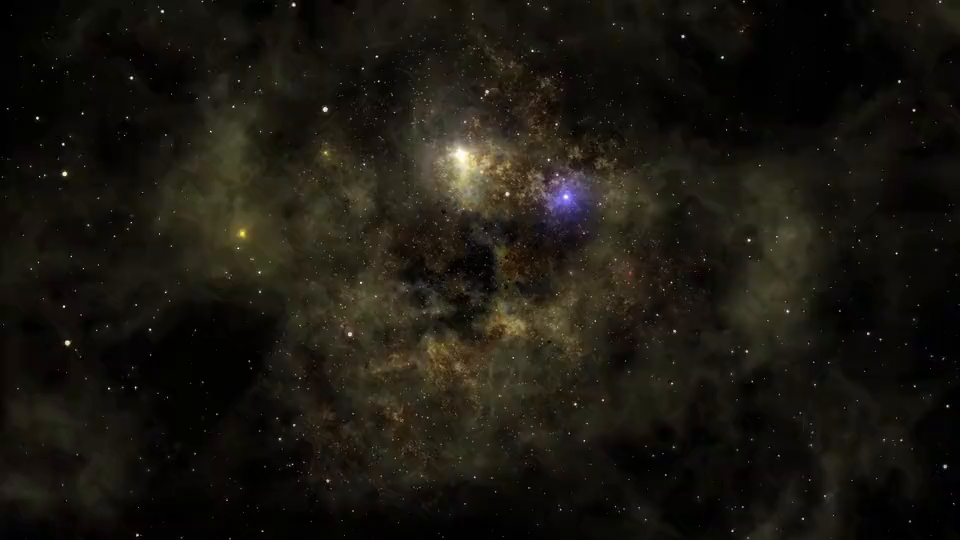
#> input picture frame 0 of video/ambient.mp4, 960 x 540 px, given in place of take03_1080p_desktop_black05.mp4, which was not available
$ python extract_stills.py
#> lines starting #> are read from the running program, lines starting #| are printed output that depends on the picture; pictures that were not available may be replaced by others from this repository, and a replacement may not be noted
"""Extract still frames of each world from the final films into public/images/worlds (+ og.jpg).

    python production/scripts/extract_stills.py

Sources: the Higgsfield takes with the black after the O shortened to ~0.5 s (8 frames cut at 3.0 s),
so times below are in that timeline, 24 fps).
"""
import os
import cv2
from PIL import Image

ROOT = os.path.dirname(os.path.dirname(os.path.dirname(os.path.abspath(__file__))))
TAKES = os.path.join(ROOT, "production", "higgsfield", "takes")
SRC = os.path.join(TAKES, "take03_1080p_desktop_black05.mp4")
SRC_M = os.path.join(TAKES, "take02_1080p_mobile_black05.mp4")
DST = os.path.join(ROOT, "public", "images", "worlds")
os.makedirs(DST, exist_ok=True)

# name -> seconds in the cut film
WORLDS = {
    "hero": 0.0, "portal": 2.5, "fantasy": 4.3, "dino": 7.0, "drift": 9.9, "wheel": 13.0,
    "watch": 14.6, "watch-macro": 15.1, "city": 17.9, "facade": 19.6, "office": 21.5,
    "lounge": 24.2, "final": 29.6,
}


def frames(path):
    cap = cv2.VideoCapture(path)
    fps = cap.get(cv2.CAP_PROP_FPS)
    n = int(cap.get(cv2.CAP_PROP_FRAME_COUNT))
    out = {}
    for name, t in WORLDS.items():
        cap.set(cv2.CAP_PROP_POS_FRAMES, min(n - 1, round(t * fps)))
        ok, f = cap.read()
        if ok:
            out[name] = Image.fromarray(cv2.cvtColor(f, cv2.COLOR_BGR2RGB))
#> this loop made 13 passes
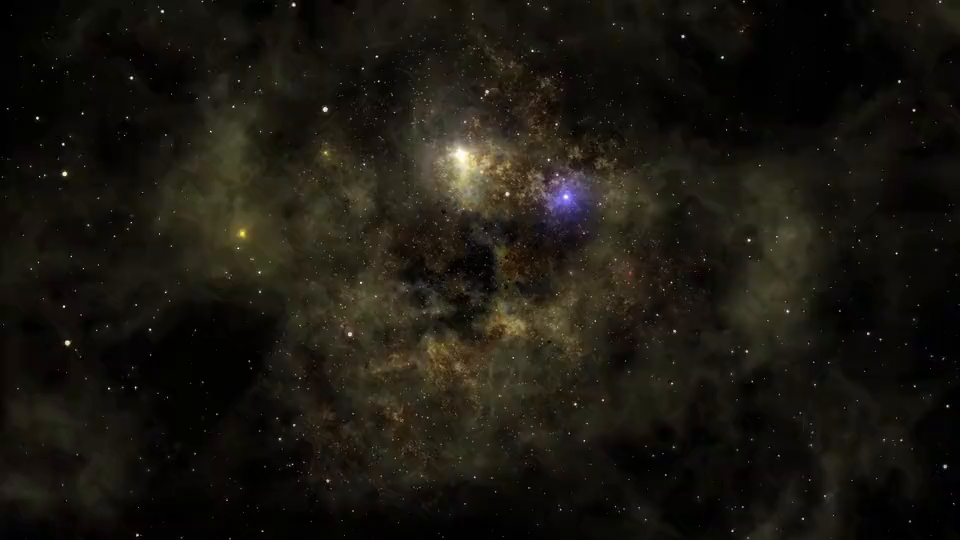
#> input picture frame 0 of video/ambient.mp4, 960 x 540 px, given in place of take03_1080p_desktop_black05.mp4, which was not available
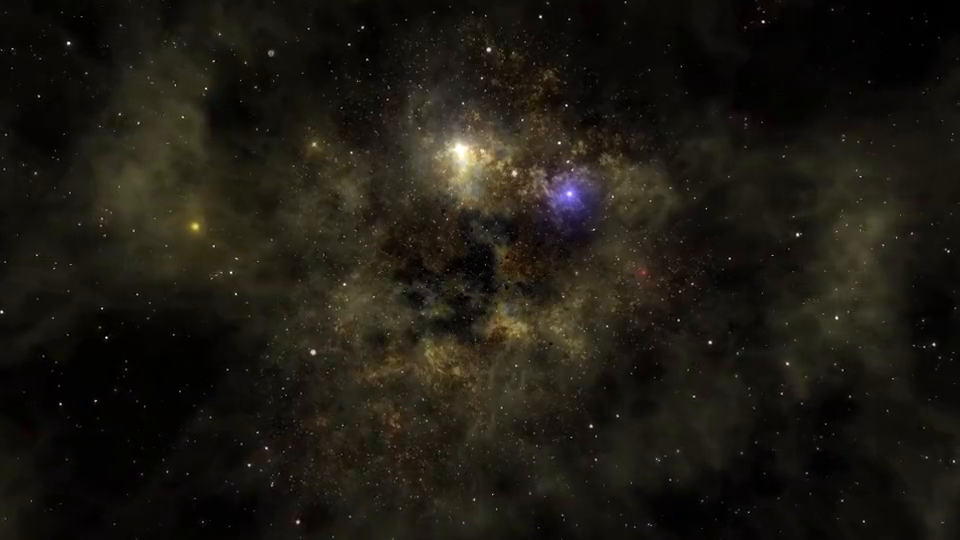
#> input picture frame 60 of video/ambient.mp4, 960 x 540 px, given in place of take03_1080p_desktop_black05.mp4, which was not available
#> pass 3, in frames, `ok, f = cap.read()`:
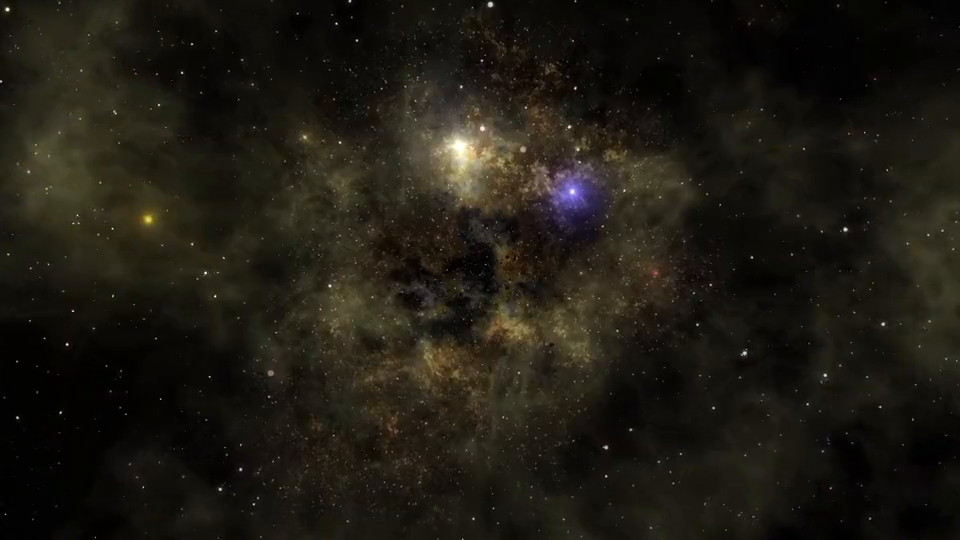
#> f: shape (540, 960, 3); mean B, G, R 18.6, 26.7, 30.2
#> after the loop:
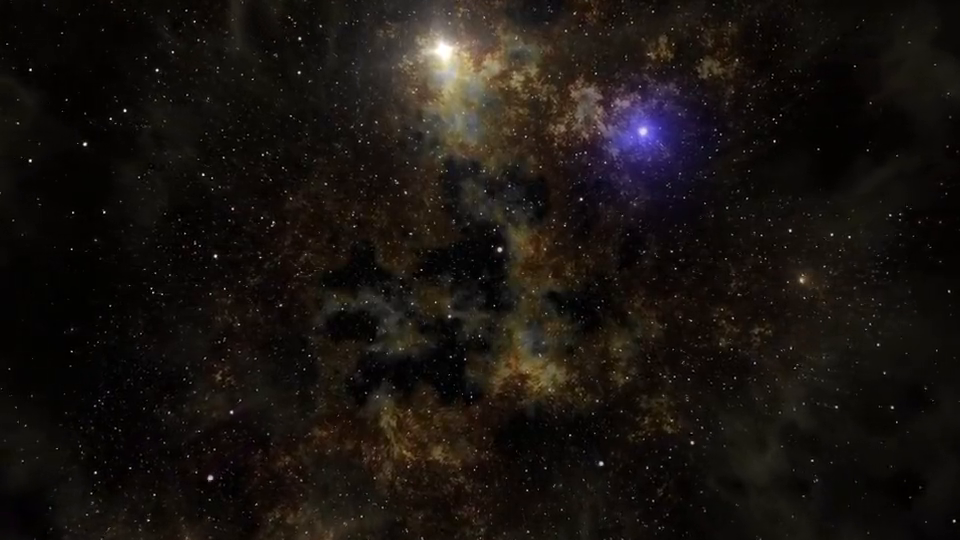
#> f: shape (540, 960, 3); mean B, G, R 16.3, 19.9, 24.9
#> after the loop, out = 13 items
    return out


desk = frames(SRC)
#> desk = 13 items
mob = frames(SRC_M) if os.path.exists(SRC_M) else {}
for name, im in desk.items():
    # the 16:9 take wrote made-up lettering on the watch dial; the 9:16 dial is clean, crop it to 16:9
    if name.startswith("watch") and name in mob:
        m = mob[name]
        ch = int(m.width * 9 / 16)
        top = (m.height - ch) // 2
        im = m.crop((0, top, m.width, top + ch))
    im.resize((1280, 720), Image.LANCZOS).save(os.path.join(DST, f"{name}.webp"), "WEBP", quality=80, method=6)
    im.resize((640, 360), Image.LANCZOS).save(os.path.join(DST, f"{name}-sm.webp"), "WEBP", quality=78, method=6)
    if name in mob:
        mob[name].resize((720, 1280), Image.LANCZOS).save(os.path.join(DST, f"{name}-portrait.webp"), "WEBP", quality=78, method=6)
    print("ok", name)
#> this loop made 13 passes
#> name on passes 1 to 12: 'hero', 'portal', 'fantasy', 'dino', 'drift', 'wheel', 'watch', 'watch-macro', 'city', 'facade', 'office', 'lounge'
#| ok hero
#| ok portal
#| ok fantasy
#| ok dino
#| ok drift
#| ok wheel
#| ok watch
#| ok watch-macro
#> (further printed lines are left out)

hero = desk["hero"]
w, h = hero.size
#> w = 960; h = 540
crop_h = int(w / (1200 / 630))
#> crop_h = 504
top = max(0, (h - crop_h) // 2 - 20)
#> top = 0
hero.crop((0, top, w, top + crop_h)).resize((1200, 630), Image.LANCZOS).save(os.path.join(ROOT, "public", "images", "og.jpg"), "JPEG", quality=86)
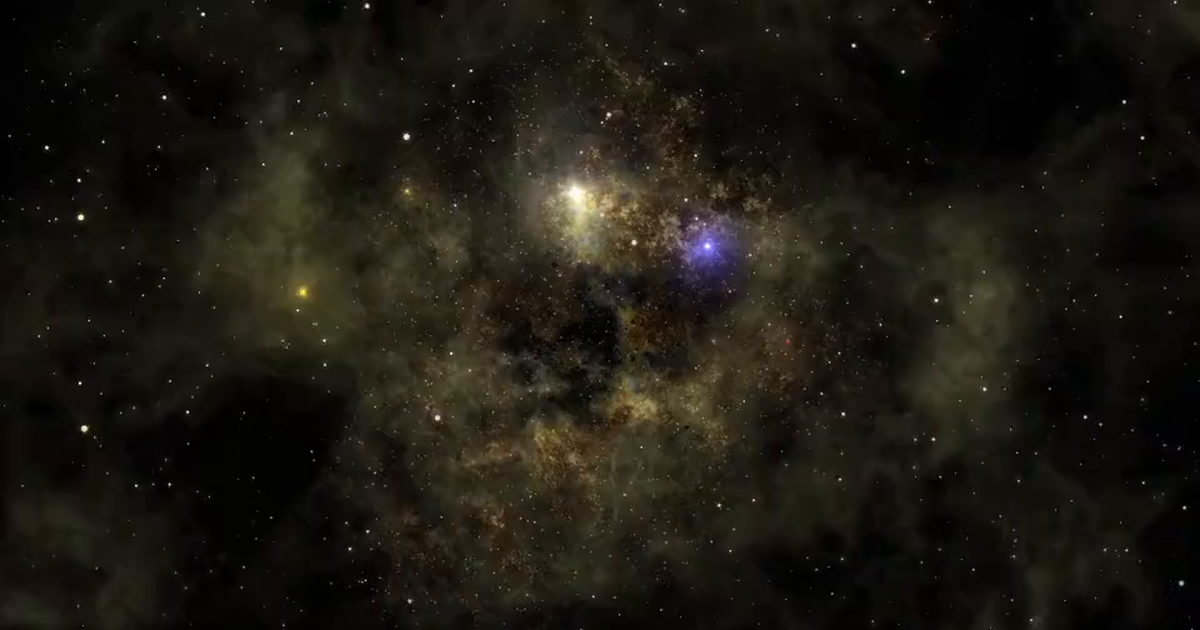
#> saved as og.jpg: PIL image 1200x630 RGB; mean R, G, B 27.8, 24.5, 16.9
print("og ok")

$ run again, starting later in the video
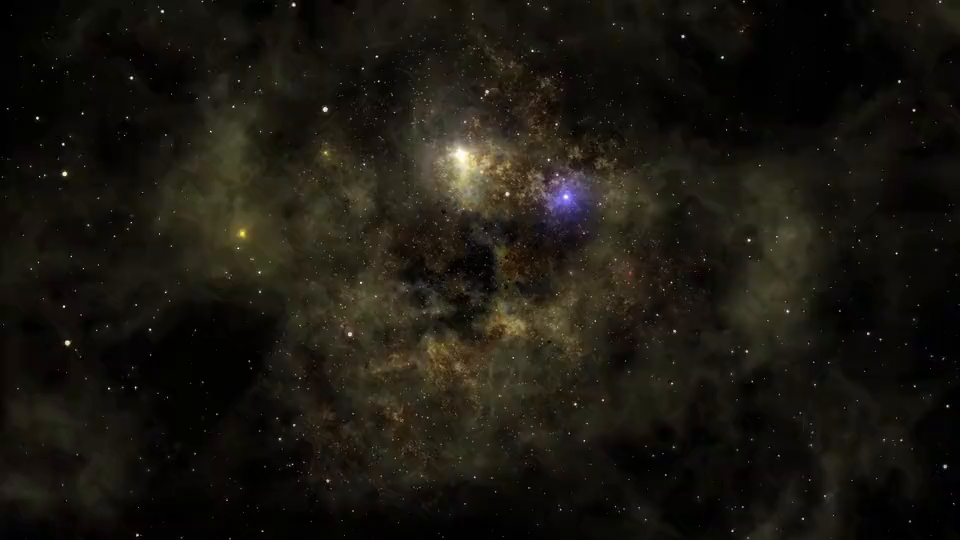
#> input picture frame 0 of video/ambient.mp4, 960 x 540 px, given in place of take03_1080p_desktop_black05.mp4, which was not available
#> the loop in frames, `for name, t in WORLDS.items():` made 13 passes
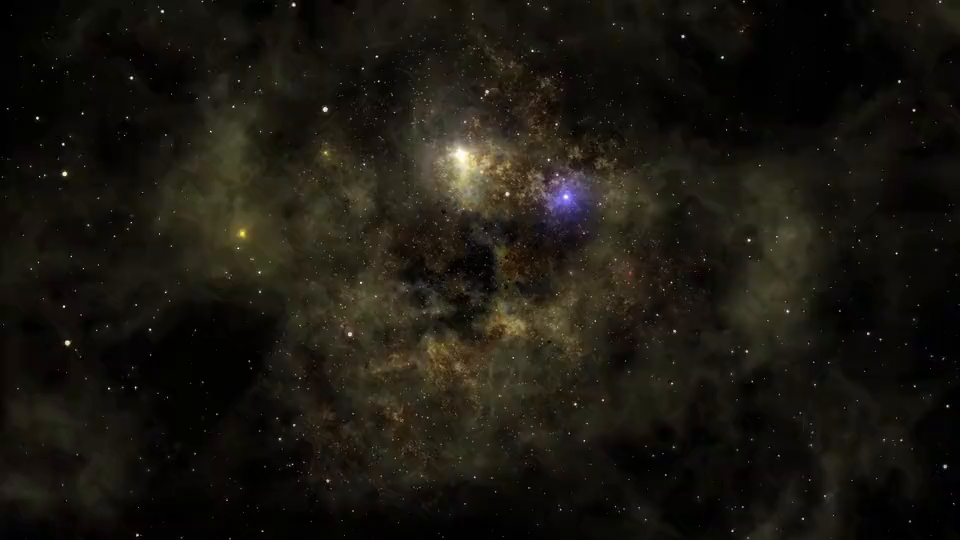
#> input picture frame 0 of video/ambient.mp4, 960 x 540 px, given in place of take03_1080p_desktop_black05.mp4, which was not available
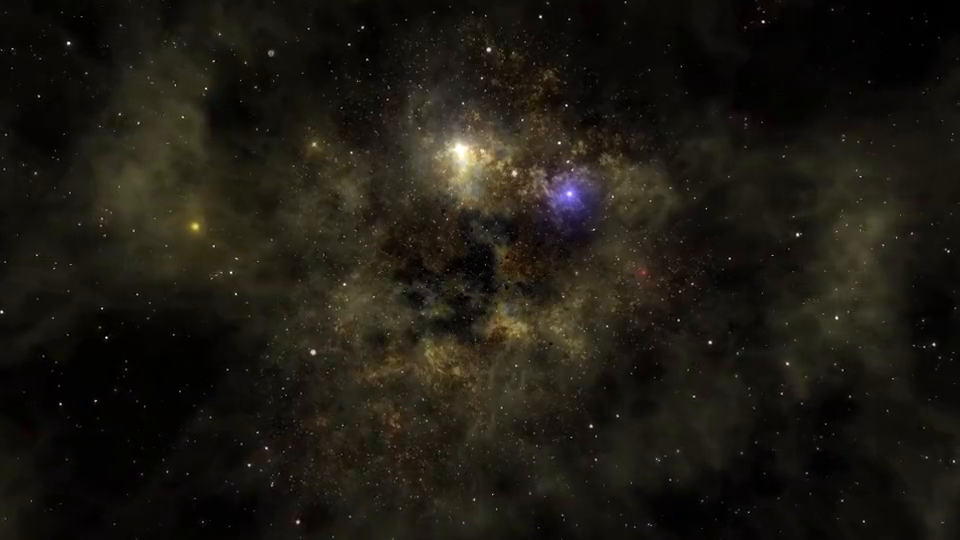
#> input picture frame 60 of video/ambient.mp4, 960 x 540 px, given in place of take03_1080p_desktop_black05.mp4, which was not available
#> after the loop in frames, `for name, t in WORLDS.items():`: out = 13 items
#> the loop `for name, im in desk.items():` made 13 passes
#> name on passes 1 to 8: 'hero', 'portal', 'fantasy', 'dino', 'drift', 'wheel', 'watch', 'watch-macro'
#> (printed output is left out)

$ run again, starting later in the video
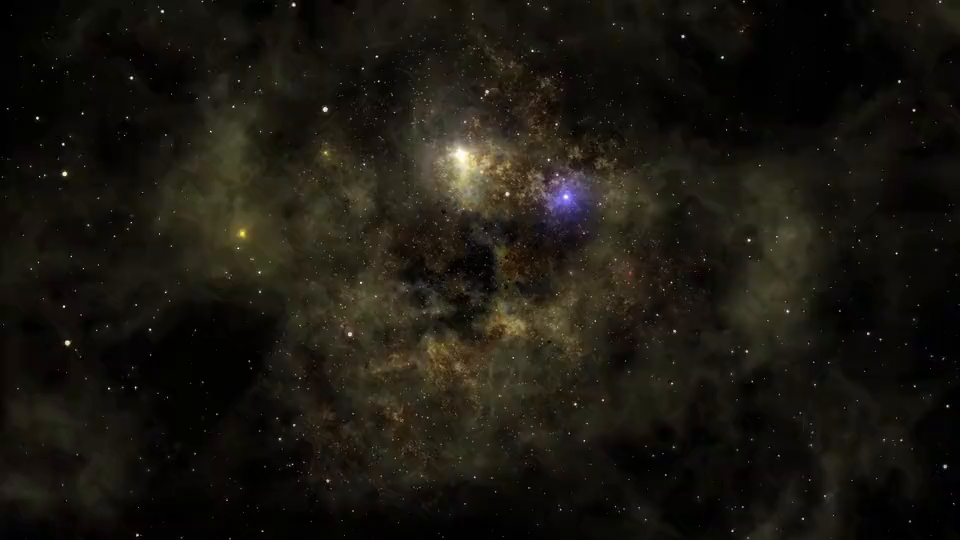
#> input picture frame 0 of video/ambient.mp4, 960 x 540 px, given in place of take03_1080p_desktop_black05.mp4, which was not available
#> the loop in frames, `for name, t in WORLDS.items():` made 13 passes
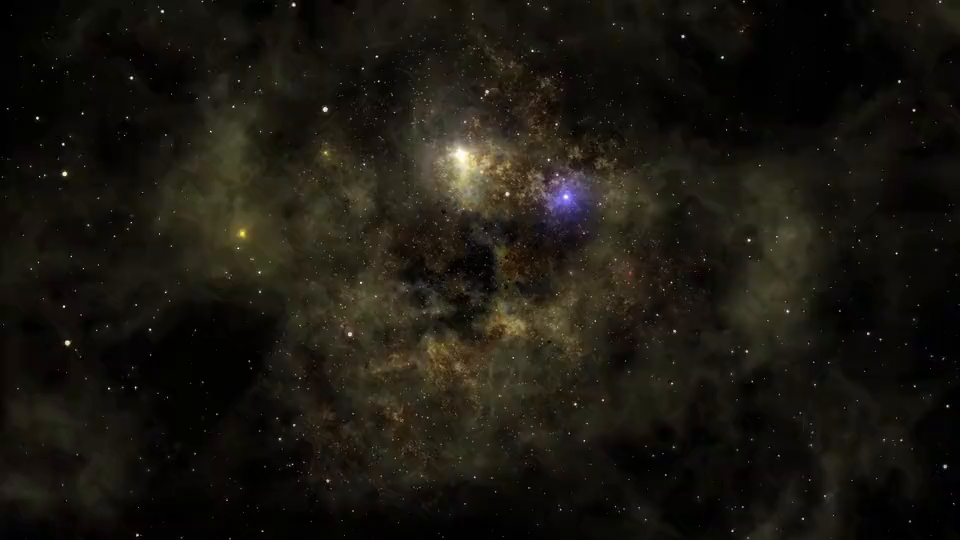
#> input picture frame 0 of video/ambient.mp4, 960 x 540 px, given in place of take03_1080p_desktop_black05.mp4, which was not available
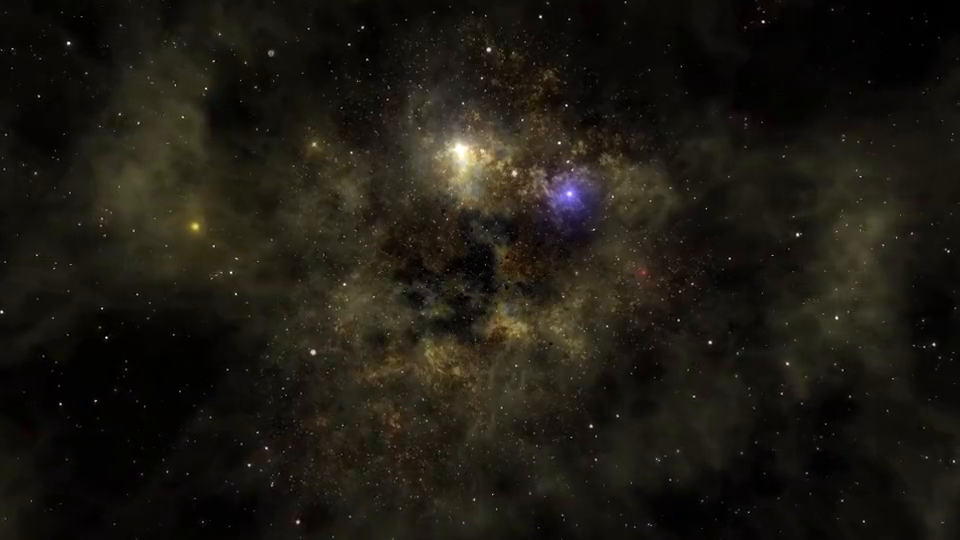
#> input picture frame 60 of video/ambient.mp4, 960 x 540 px, given in place of take03_1080p_desktop_black05.mp4, which was not available
#> after the loop in frames, `for name, t in WORLDS.items():`: out = 13 items
#> the loop `for name, im in desk.items():` made 13 passes
#> name on passes 1 to 8: 'hero', 'portal', 'fantasy', 'dino', 'drift', 'wheel', 'watch', 'watch-macro'
#> (printed output is left out)
